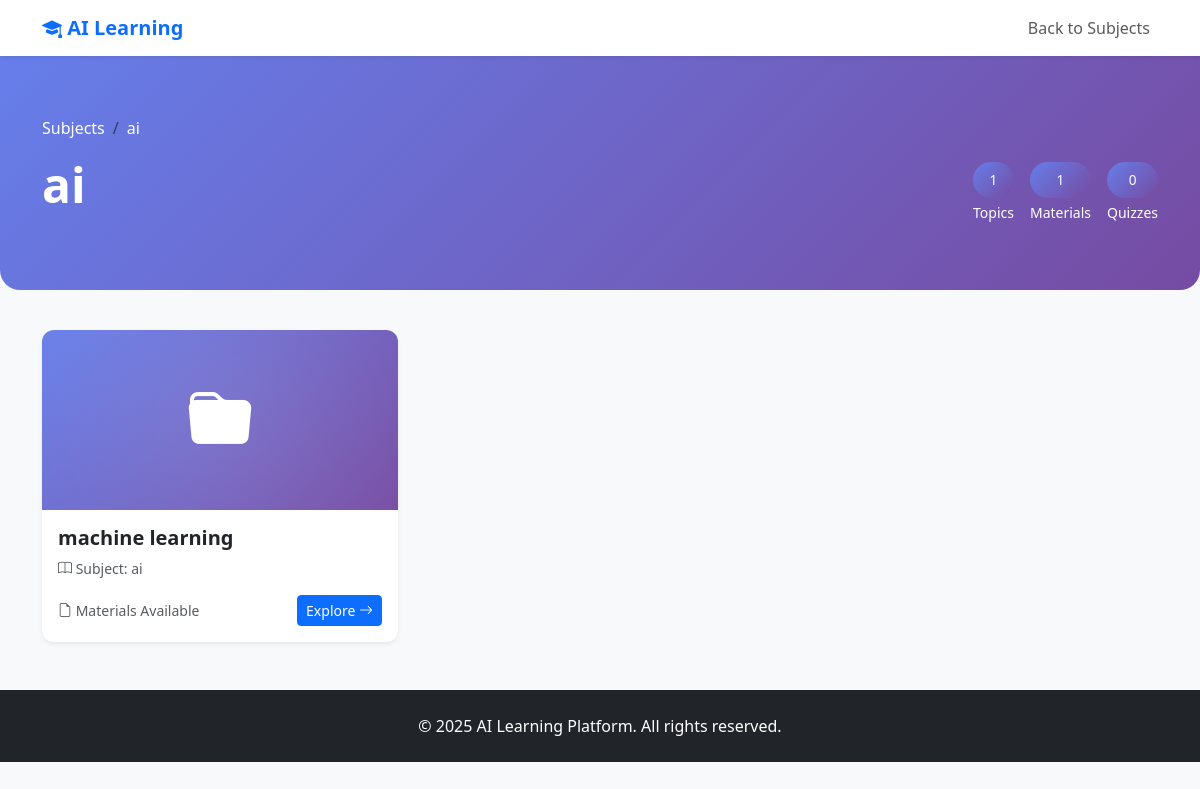
Page /subjects/2/topics/ on the earlier database version.
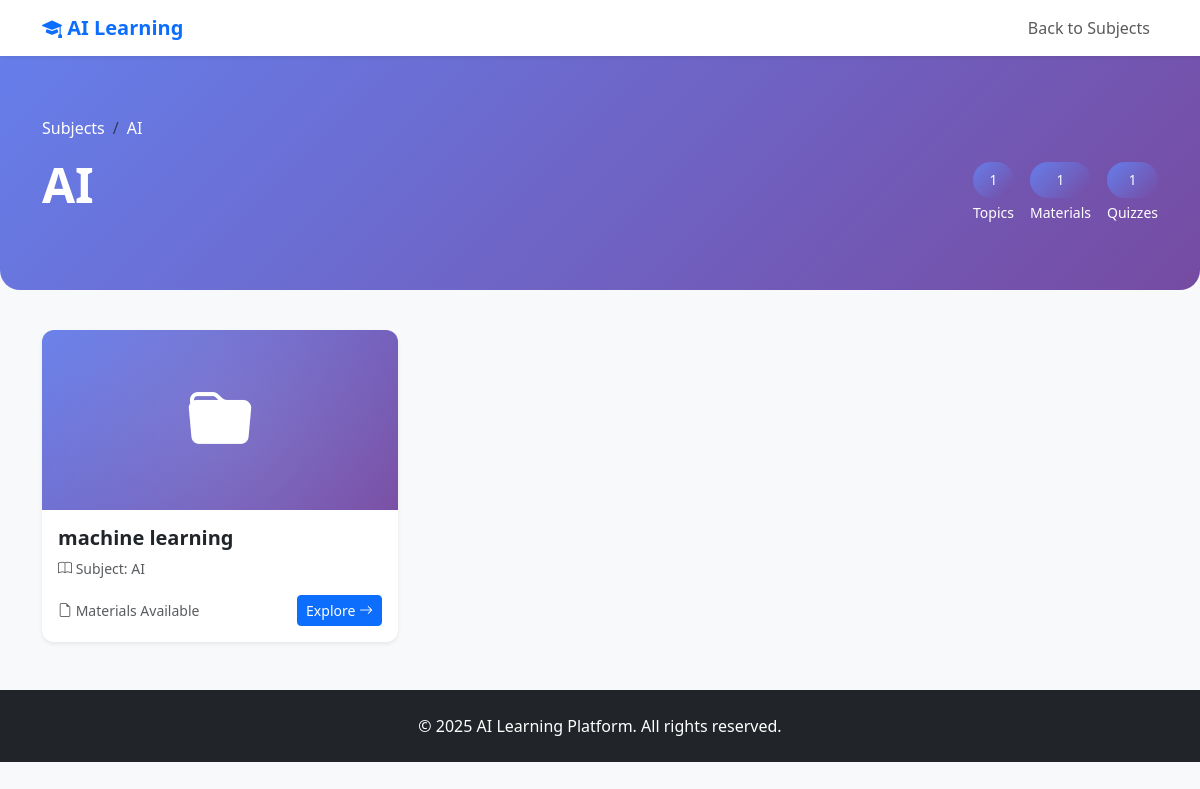
Same page on the later database version.
### ai/models.py (models this page shows, shortened)
class Subject(models.Model):
    name = models.CharField(max_length=100)
    image = models.ImageField(upload_to='subjects/', blank=True)
    description = models.TextField(blank=True)
    visible = models.BooleanField(default=True)

### ai/views.py (the view)
# urls.py: path('subjects/<int:subject_id>/topics/', views.topic_list, name='topic_list'),
def topic_list(request, subject_id):
    subject = get_object_or_404(Subject, id=subject_id)
    topics = Topic.objects.filter(subject=subject, visible=True)
    stats = {
        'total_topics': topics.count(),
        'total_materials': Material.objects.filter(topic__subject=subject, visible=True).count(),
        'total_quizzes': Quiz.objects.filter(topic__subject=subject, visible=True).count(),
    }
    return render(request, 'topic_list.html', {
        'subject': subject,
        'topics': topics,
        'stats': stats
    })

### ai/templates/topic_list.html (shortened to what this page needs)
<!DOCTYPE html>
<html lang="en">
<head>
    <link href="https://cdn.jsdelivr.net/npm/bootstrap@5.3.0/dist/css/bootstrap.min.css" rel="stylesheet">
    <link rel="stylesheet" href="https://cdn.jsdelivr.net/npm/bootstrap-icons@1.11.0/font/bootstrap-icons.css">
</head>
<body style="background-color: #f8f9fa;">
    <nav class="navbar navbar-expand-lg navbar-light bg-white sticky-top shadow-sm">
        <div class="container">
            <a class="navbar-brand fw-bold text-primary" href="{% url 'subject_list' %}">
                <i class="bi bi-mortarboard-fill"></i> AI Learning
            </a>
            <div class="navbar-nav ms-auto">
                <a class="nav-link" href="{% url 'subject_list' %}">Back to Subjects</a>
            </div>
        </div>
    </nav>
    <header class="hero-section">
        <div class="container">
            <nav aria-label="breadcrumb" class="mb-3">
                <ol class="breadcrumb text-white-50">
                    <li class="breadcrumb-item"><a href="{% url 'subject_list' %}" class="text-white">Subjects</a></li>
                    <li class="breadcrumb-item active text-white" aria-current="page">{{ subject.name }}</li>
                </ol>
            </nav>
            <div class="row align-items-center">
                <div class="col-md-8">
                    <h1 class="display-5 fw-bold mb-3">{{ subject.name }}</h1>
                </div>
                <div class="col-md-4 text-md-end">
                    <div class="d-flex gap-3 justify-content-md-end justify-content-start mt-3 mt-md-0">
                        <div class="text-center">
                            <div class="stat-badge">{{ stats.total_topics }}</div>
                            <small class="d-block mt-1">Topics</small>
                        </div>
                        <div class="text-center">
                            <div class="stat-badge">{{ stats.total_materials }}</div>
                            <small class="d-block mt-1">Materials</small>
                        </div>
                        <div class="text-center">
                            <div class="stat-badge">{{ stats.total_quizzes }}</div>
                            <small class="d-block mt-1">Quizzes</small>
                        </div>
                    </div>
                </div>
            </div>
        </div>
    </header>
    <main class="container">
        {% if topics %}
            <div class="row g-4 mb-5">
                {% for topic in topics %}
                    <div class="col-lg-4 col-md-6">
                        <div class="card topic-card shadow-sm">
                            <div class="card-img-wrapper">
                                <i class="bi bi-folder-fill card-icon"></i>
                            </div>
                            <div class="card-body">
                                <h5 class="card-title fw-bold mb-2">{{ topic.title }}</h5>
                                <p class="card-text text-muted small mb-3">
                                    <i class="bi bi-book"></i> Subject: {{ subject.name }}
                                </p>
                                <div class="d-flex justify-content-between align-items-center">
                                    <small class="text-muted">
                                        <i class="bi bi-file-earmark"></i> Materials Available
                                    </small>
                                    <a href="{% url 'material_list' topic.id %}" class="btn btn-primary btn-sm">
                                        Explore <i class="bi bi-arrow-right"></i>
                                    </a>
                                </div>
                            </div>
                        </div>
                    </div>
                {% endfor %}
            </div>
        {% endif %}
    </main>
    <footer class="bg-dark text-white mt-5 py-4">
        <div class="container text-center">
            <p class="mb-0">&copy; 2025 AI Learning Platform. All rights reserved.</p>
        </div>
    </footer>
</body>
</html>

Differences in the rows shown:
changed Subject: name "ai" → "AI"
Other differences:
{{ stats.total_quizzes }}: "0" → "1"
